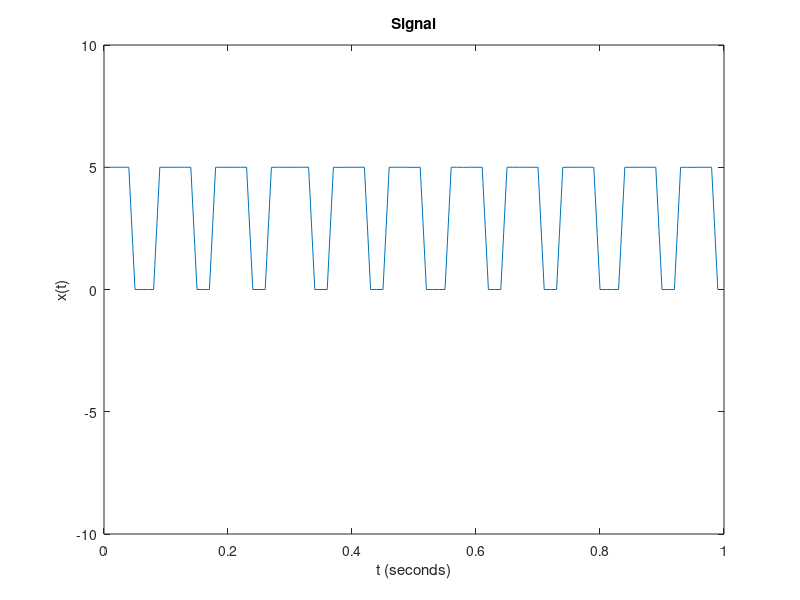
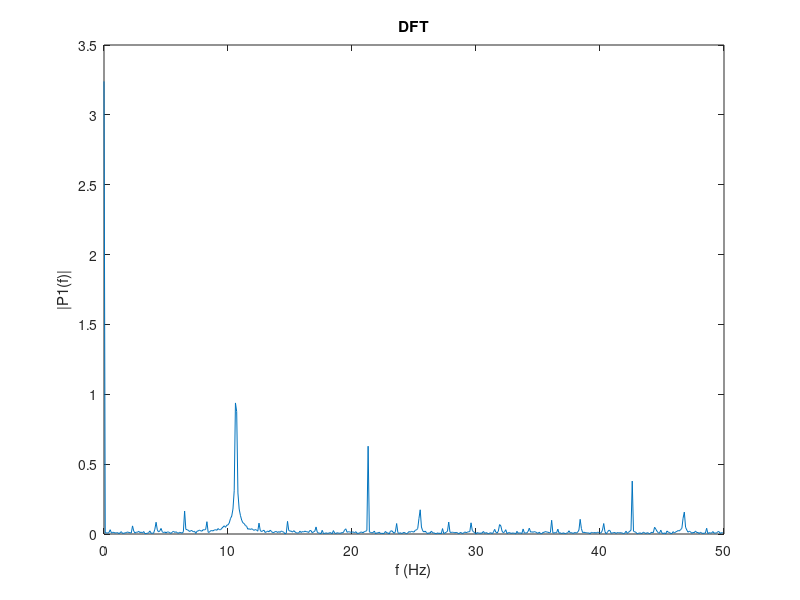
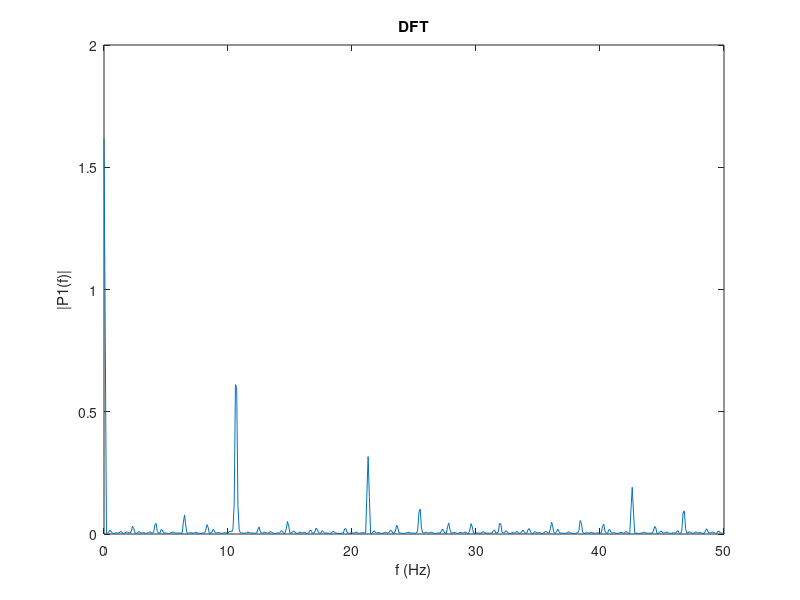

Write MATLAB code to recreate these figures, in order.
%% Part A
close all
load('E101_HW9.mat')

Ts = 10/1000;
Fs = 1/Ts;
L = 1000;
t = (0:L-1)*Ts;

figure(1)
plot(t(1:100),x(1:100))
ylim([-10 10])
title('Signal')
xlabel('t (seconds)')
ylabel('x(t)')

X = 1/L*fft(x,L);
P1 = abs(X(1:L/2));

figure(2)
f = Fs*(0:L/2-1)/L;
plot(f, P1)
title('DFT')
xlabel('f (Hz)')
ylabel('|P1(f)|')

N = 1000/106.5;
%% Part B
M = 500;
n = -M:M-1;

w=0.5*(1+cos(pi*n/M));
xw = x(1:L).*w.';
XW = 1/L*fft(xw);
Pw = abs(XW(1:L/2));

figure(3)
plot(f, Pw)
title('DFT')
xlabel('f (Hz)')
ylabel('|P1(f)|')

%% Part C
A = max(x);
a0 = sum(x)/size(x,1);
d = a0/A;
k = 1:4;

ak = abs((A*sin(k*pi*d)) ./ (N*sin(k*pi/N)));

kN = N*k;